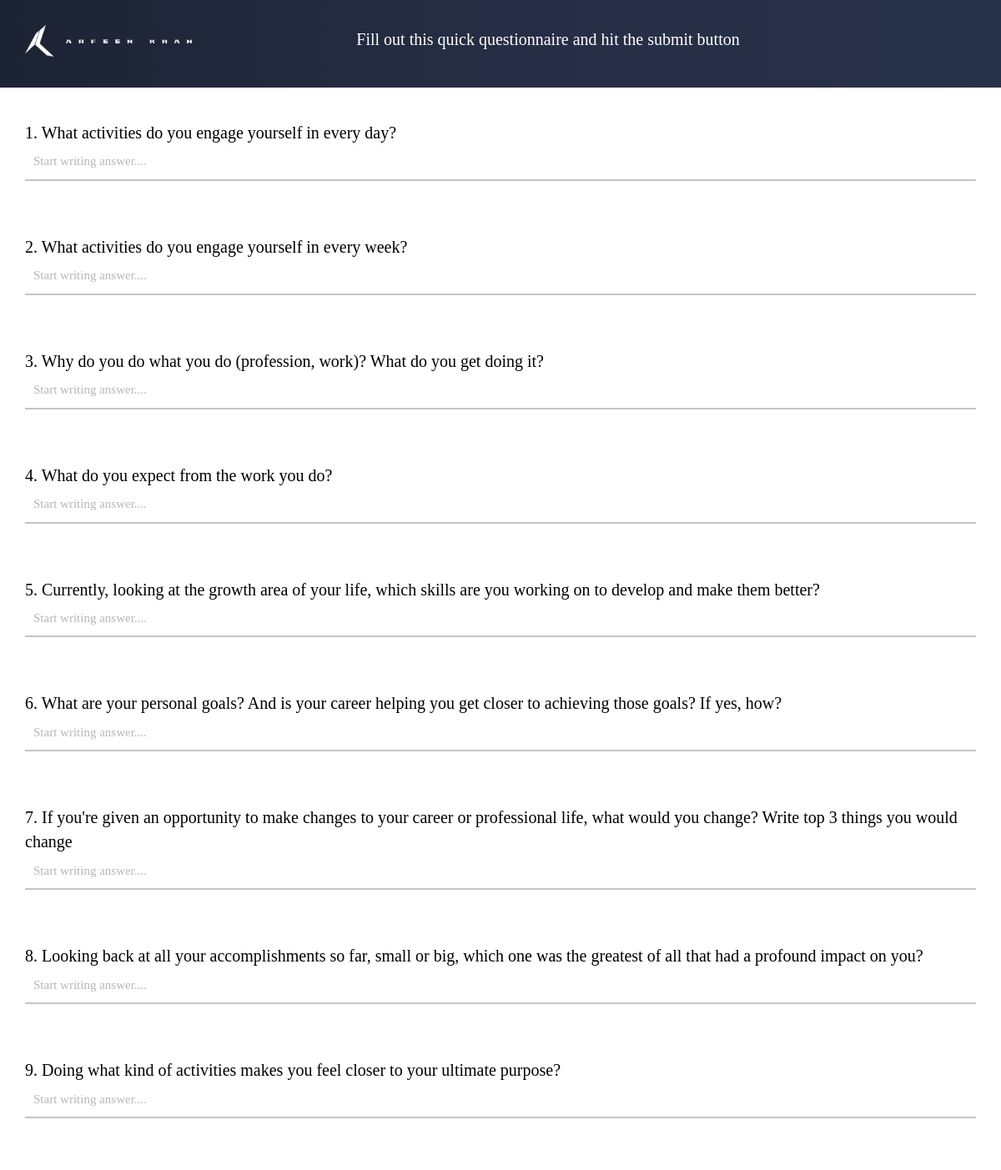
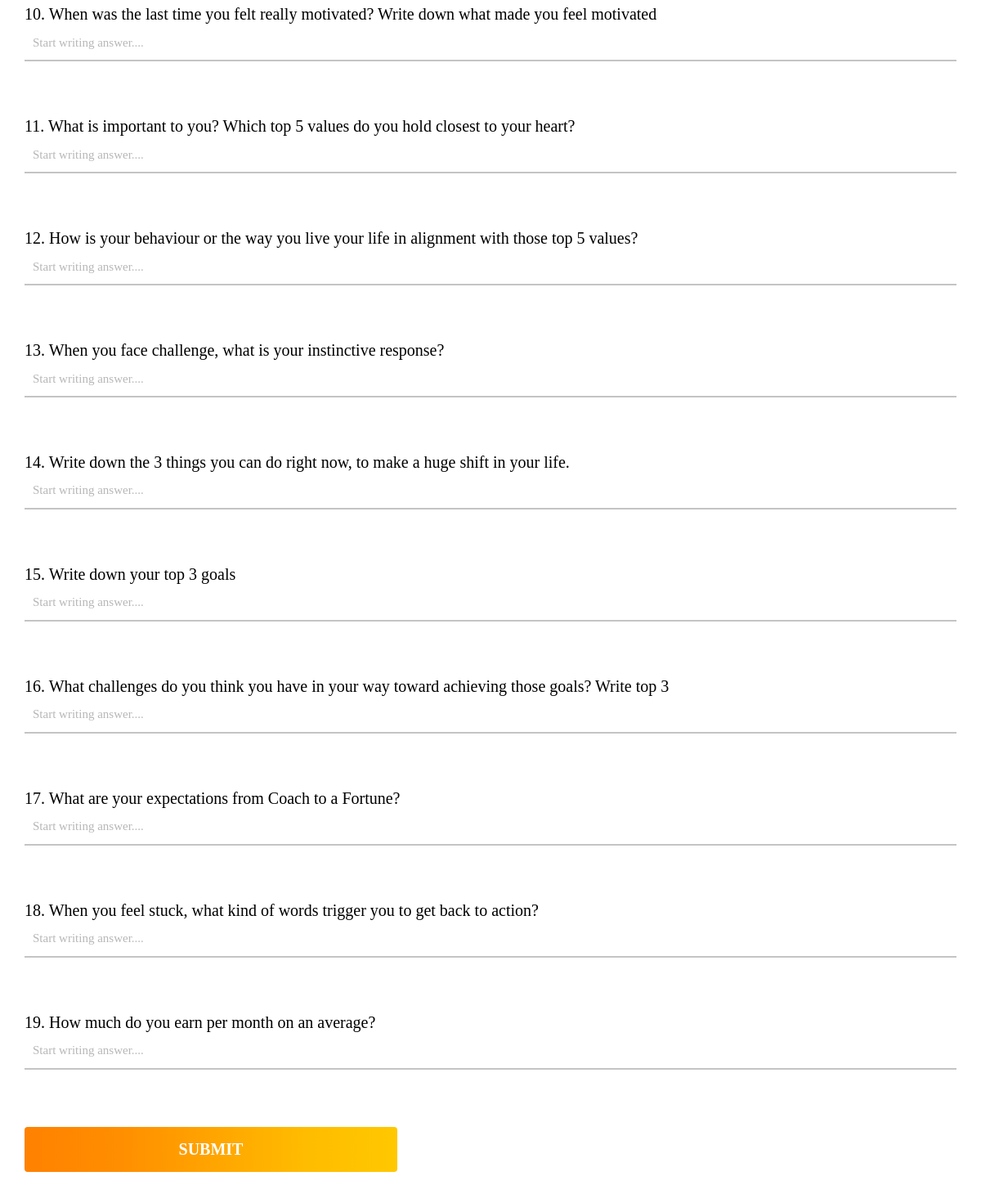
Page /questionier/step2.php on the committed database (2 pictures, top to bottom).
### tables this page shows
CREATE TABLE `questions` (
  `id` int(11) NOT NULL,
  `question` text NOT NULL
);

### questionier/step2.php (the view, shortened to what this page needs)
<!DOCTYPE html>
<html lang="en">
<head>
    <link rel="stylesheet" href="https://maxcdn.bootstrapcdn.com/bootstrap/3.3.7/css/bootstrap.min.css">
    <link rel="stylesheet" href="css/style.css">
    <link rel="stylesheet" href="css/resp.css">
</head>
<body onload="noBack();" >
<div class="main-section">
    <div class="header">
        <div class="container ">
            <div class="extra_header">
            <div class="logo">
                <img src="image/logo.png">
            </div>
            <p class="header-text">Fill out this quick questionnaire and hit the submit button</p>
        </div></div>
    </div>
    <div class="second-section">
        <div class="container">
             <form method="post" action="insertquestion.php">
        <?php   $con = mysqli_connect("localhost","username","password","dbname");
                   $check ="SELECT * FROM `questions`";
                   $rs = mysqli_query($con,$check);
                   $a=1;
                   while($row= mysqli_fetch_assoc($rs)){
                   ?>
            <div class="questions">
                <p><span> <?php echo $a++ ?>. </span><?php echo $row["question"]; ?>
                 <input class="ques" id="" type="text" name="answers[]" placeholder="Start writing answer....">
                </p>
            </div>
             <?php }?>
             <input type="submit" class="submit-button"  name="submit" value="SUBMIT">
            </form>
        </div>
    </div>
</div>
</body>
</html>

### questionier/css/style.css (style rules this page uses)
::placeholder { color: #b7b7b7; }
.header { background-image: linear-gradient(to right, #1c2333,#262e45 ,#283249); padding: 10px 0px 20px; }
.logo { width: 25%; padding: 10px 0px 0px; }
.logo img { max-width: 100%; width: 70%; }
.extra_header { display: inline-flex; padding-top: 10px; width: 100%; }
.header-text { color: #fff; font-size: 20px; font-family: "Barlow-Medium"; padding: 13px 0px; text-align: center; width: 60%; }
.questions { padding-top: 40px; padding-bottom: 15px; }
.questions p { font-size: 20px; font-family: "Barlow-Medium"; color:#000; }
.ques { border: none; border-bottom: 2px solid #0000003b; width: 100%; padding: 10px; font-size: 15px; font-family: "Barlow-Medium"; outline:none; }
.submit-button { width: 40%; text-align:center; padding: 13px; background-image: linear-gradient(to right, #ff8100, #ff8e00, #ffa400, #ffbc00, #ffc800); border: none; border-radius: 4px; font-size: 20px; color: #fff; font-weight: 700; margin-top: 4%; font-family: "Brandon-Grotesque-Black"; margin-bottom: 3%; }

### rows in the picture
questions: question "What activities do you engage yourself in every day?"
questions: question "What activities do you engage yourself in every week?"
questions: question "Why do you do what you do (profession, work)? What do you get doing it?"
questions: question "What do you expect from the work you do?"
questions: question "Currently, looking at the growth area of your life, which skills are you working on to develop and make them better?"
questions: question "What are your personal goals? And is your career helping you get closer to achieving those goals? If yes, how?"
questions: question "If you're given an opportunity to make changes to your career or professional life, what would you change? Write top 3 things you would change"
questions: question "Looking back at all your accomplishments so far, small or big, which one was the greatest of all that had a profound impact on you?"
questions: question "Doing what kind of activities makes you feel closer to your ultimate purpose?"
questions: question "When was the last time you felt really motivated? Write down what made you feel motivated"
questions: question "What is important to you? Which top 5 values do you hold closest to your heart?"
questions: question "How is your behaviour or the way you live your life in alignment with those top 5 values?"
questions: question "When you face challenge, what is your instinctive response?"
questions: question "Write down the 3 things you can do right now, to make a huge shift in your life."
questions: question "Write down your top 3 goals"
questions: question "What challenges do you think you have in your way toward achieving those goals? Write top 3"
questions: question "What are your expectations from Coach to a Fortune?"
questions: question "When you feel stuck, what kind of words trigger you to get back to action?"
questions: question "How much do you earn per month on an average?"
